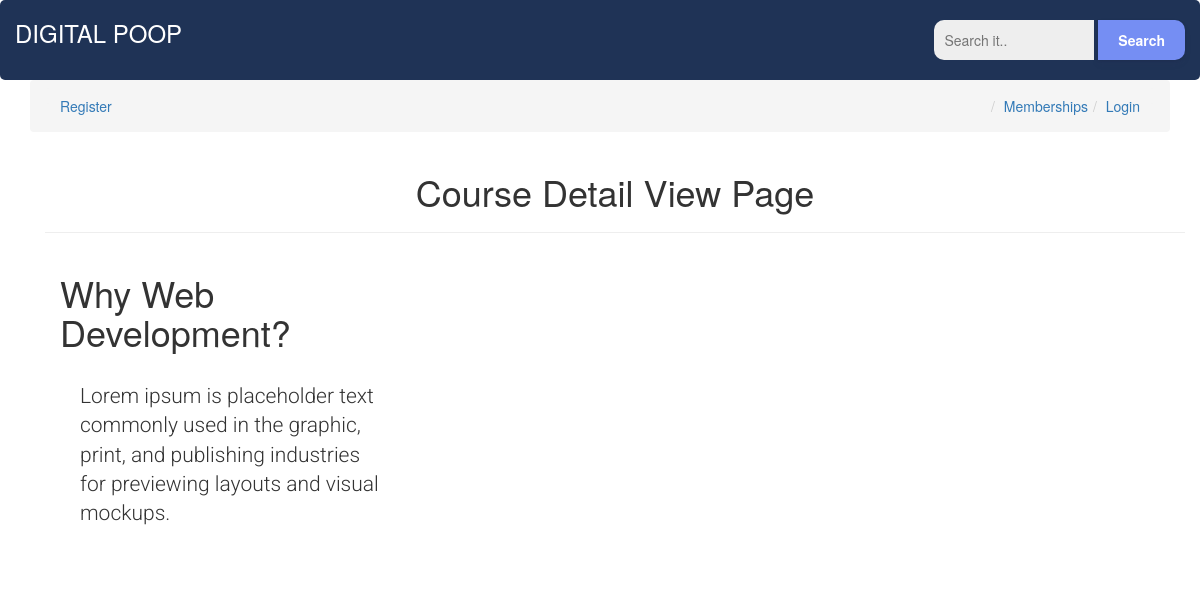
Before: /courses/why_intro with the older database file.
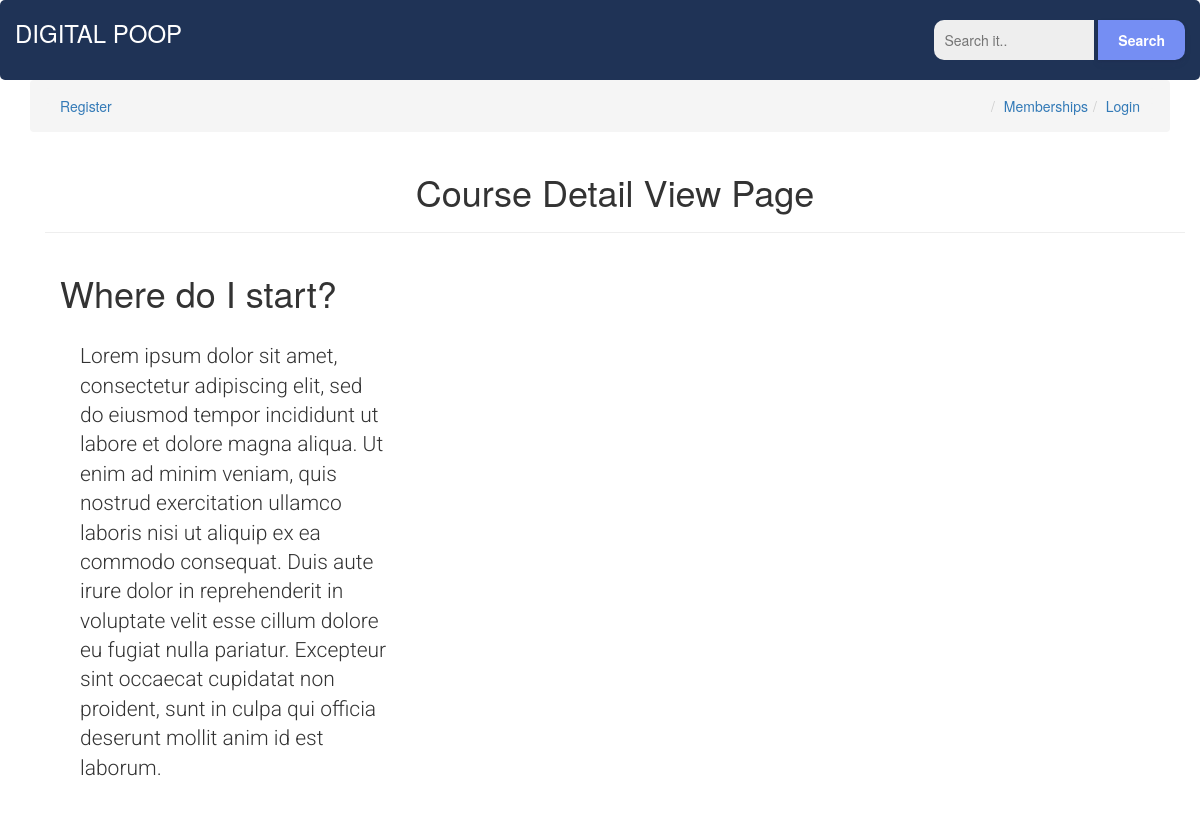
After: the same page with the newer database file.
### courses/models.py (models this page shows, shortened)
class Course(models.Model):
    slug = models.SlugField()
    title = models.CharField(max_length=120)
    description = models.TextField()
    image = models.ImageField(null=True, blank=True)
    allowed_membership = models.ManyToManyField(Membership)
    @property
    def lessons(self): # grouping lessons with a course in a specific order
        return self.lesson_set.all().order_by('position')
    class Meta:
        db_table = 'Course'

### courses/views.py (the view)
# urls.py: path('<slug>', CourseDetailView.as_view(), name='detail'),
class CourseDetailView(DetailView):
    model = Course

### courses/templates/courses/course_detail.html (shortened to what this page needs)
{% extends 'courses/base.html' %}
{% block content %}
<div class="container">
    <div class="row">
            <h1 class="text-center">Course Detail View Page</h1>
            <hr>
        <div class="col-sm-4 col-md-4">
            <h1>{{ object.title }}</h1>
            <p class="lead">{{ object.description }}</p>
            </div>
            <div class="col-sm-6 col-md-6">
        </div>
    </div>
</div>
{% endblock content%}

Changed rows visible on the page:
no longer on this page (row edited): Course: title "Why Web Development?", description "Lorem ipsum is placeholder text commonly used in the graphic, print, and publishing industries for previewing layouts and visual mockups."
now on this page (row edited): Course: title "Where do I start?", description "Lorem ipsum dolor sit amet, consectetur adipiscing elit, sed do eiusmod tempor incididunt ut labore et dolore magna aliqua. Ut enim ad minim veniam, quis nostrud exercitation ullamco laboris nisi ut aliquip ex ea commodo consequat. Duis aute irure dolor in reprehenderit in voluptate velit esse cillum dolore eu fugiat nulla pariatur. Excepteur sint occaecat cupidatat non proident, sunt in culpa qui officia deserunt mollit anim id est laborum."
